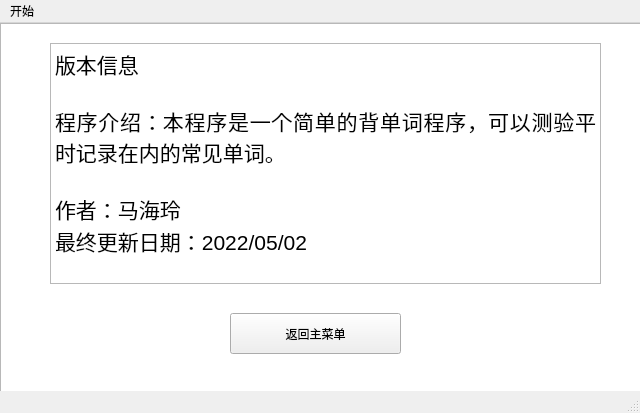
<?xml version="1.0" encoding="UTF-8"?>
<ui version="4.0">
 <class>MainWindow</class>
 <widget class="QMainWindow" name="MainWindow">
  <property name="enabled">
   <bool>true</bool>
  </property>
  <property name="geometry">
   <rect>
    <x>0</x>
    <y>0</y>
    <width>640</width>
    <height>413</height>
   </rect>
  </property>
  <property name="windowTitle">
   <string>MainWindow</string>
  </property>
  <widget class="QWidget" name="centralwidget">
   <widget class="QTextBrowser" name="textBrowser">
    <property name="geometry">
     <rect>
      <x>50</x>
      <y>20</y>
      <width>551</width>
      <height>241</height>
     </rect>
    </property>
    <property name="html">
     <string>&lt;!DOCTYPE HTML PUBLIC &quot;-//W3C//DTD HTML 4.0//EN&quot; &quot;http://www.w3.org/TR/REC-html40/strict.dtd&quot;&gt;
&lt;html&gt;&lt;head&gt;&lt;meta name=&quot;qrichtext&quot; content=&quot;1&quot; /&gt;&lt;style type=&quot;text/css&quot;&gt;
p, li { white-space: pre-wrap; }
&lt;/style&gt;&lt;/head&gt;&lt;body style=&quot; font-family:'SimSun'; font-size:9pt; font-weight:400; font-style:normal;&quot;&gt;
&lt;p align=&quot;justify&quot; style=&quot; margin-top:0px; margin-bottom:0px; margin-left:0px; margin-right:0px; -qt-block-indent:0; text-indent:0px;&quot;&gt;&lt;span style=&quot; font-size:16pt;&quot;&gt;版本信息&lt;/span&gt;&lt;/p&gt;
&lt;p align=&quot;justify&quot; style=&quot;-qt-paragraph-type:empty; margin-top:0px; margin-bottom:0px; margin-left:0px; margin-right:0px; -qt-block-indent:0; text-indent:0px; font-size:16pt;&quot;&gt;&lt;br /&gt;&lt;/p&gt;
&lt;p align=&quot;justify&quot; style=&quot; margin-top:0px; margin-bottom:0px; margin-left:0px; margin-right:0px; -qt-block-indent:0; text-indent:0px;&quot;&gt;&lt;span style=&quot; font-size:16pt;&quot;&gt;程序介绍：本程序是一个简单的背单词程序，可以测验平时记录在内的常见单词。&lt;/span&gt;&lt;/p&gt;
&lt;p align=&quot;justify&quot; style=&quot;-qt-paragraph-type:empty; margin-top:0px; margin-bottom:0px; margin-left:0px; margin-right:0px; -qt-block-indent:0; text-indent:0px; font-size:16pt;&quot;&gt;&lt;br /&gt;&lt;/p&gt;
&lt;p align=&quot;justify&quot; style=&quot; margin-top:0px; margin-bottom:0px; margin-left:0px; margin-right:0px; -qt-block-indent:0; text-indent:0px;&quot;&gt;&lt;span style=&quot; font-size:16pt;&quot;&gt;作者：马海玲&lt;/span&gt;&lt;/p&gt;
&lt;p align=&quot;justify&quot; style=&quot; margin-top:0px; margin-bottom:0px; margin-left:0px; margin-right:0px; -qt-block-indent:0; text-indent:0px;&quot;&gt;&lt;span style=&quot; font-size:16pt;&quot;&gt;最终更新日期：2022/05/02&lt;/span&gt;&lt;/p&gt;&lt;/body&gt;&lt;/html&gt;</string>
    </property>
   </widget>
   <widget class="QPushButton" name="pushButtonBack">
    <property name="geometry">
     <rect>
      <x>230</x>
      <y>290</y>
      <width>171</width>
      <height>41</height>
     </rect>
    </property>
    <property name="text">
     <string>返回主菜单</string>
    </property>
   </widget>
   <widget class="QGraphicsView" name="graphicsView">
    <property name="geometry">
     <rect>
      <x>0</x>
      <y>0</y>
      <width>651</width>
      <height>371</height>
     </rect>
    </property>
   </widget>
   <zorder>graphicsView</zorder>
   <zorder>textBrowser</zorder>
   <zorder>pushButtonBack</zorder>
  </widget>
  <widget class="QMenuBar" name="menubar">
   <property name="geometry">
    <rect>
     <x>0</x>
     <y>0</y>
     <width>640</width>
     <height>26</height>
    </rect>
   </property>
   <widget class="QMenu" name="menu">
    <property name="title">
     <string>开始</string>
    </property>
   </widget>
   <addaction name="menu"/>
  </widget>
  <widget class="QStatusBar" name="statusbar"/>
 </widget>
 <resources/>
 <connections/>
</ui>
